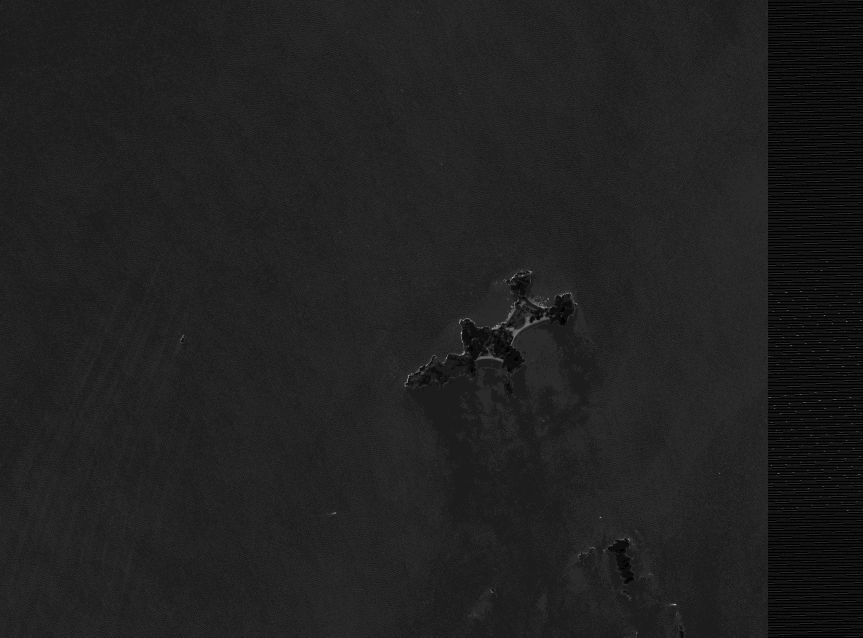
#> input picture data/raw/s2_2019-09-18_52SBG_B02.tif, 1726 x 1275 px (shown at 1/2 size)
$ python -i terrain.py   (imports and definitions only)
#> lines starting #> are read from the running program, lines starting #| are printed output that depends on the picture; after the words box and inside, x2 and y2 are one past the last pixel; in counts of white or black regions, pixels touching at a corner belong together
#> further down, picture is the input picture: shape (1275, 1726, 3); min 0, max 18, mean 2.27
"""지형 비용 격자와 최단 경로 (정사영상 축소본 색으로 물·숲·맨땅을 나눠 걷는 비용을 매긴다).

분류 (가정값, RGB/HSV 규칙)
  0 outside   정사영상 밖 (이미지 테두리에 닿은 검은 영역)          → 통행 불가
  1 water     청록·파랑 (b > r, g > r)                               → 도보 불가, 보트 모드에선 빠름
  2 veg       초록·어두운 숲 + 섬 안쪽의 촬영 안 된 영역              → 걷기 느림 (×3)
  3 bare      모래·바위·길·건물 (밝거나 회색)                         → 걷기 기준 (×1)
격자 셀(기본 10 m) 은 '블록 안에 맨땅이 있으면 맨땅' 으로 모아, 좁은 해안 띠가 끊기지 않게 한다.

비용 = 셀 길이(m) × 평균 통행 배수. 물↔땅 전환에는 승·하선 비용(가정값 100 m 상당)을 더한다.
결과 거리는 '걷기 기준 환산 m' 이고, 시간 = 환산 m ÷ 걷기 속도.
"""
from __future__ import annotations

import base64
import math
from pathlib import Path

import cv2
import numpy as np

OUTSIDE, WATER, VEG, BARE = 0, 1, 2, 3
CLASS_KO = {OUTSIDE: "영상 밖", WATER: "물", VEG: "숲·수풀", BARE: "모래·바위·길"}
# 통행 배수 (가정값). None = 통행 불가
COST = {
    "walk": {OUTSIDE: None, WATER: None, VEG: 3.0, BARE: 1.0},
    "boat": {OUTSIDE: None, WATER: 0.5, VEG: 3.0, BARE: 1.0},
}
TRANSITION_M = 100.0     # 가정값: 물↔땅 전환(승·하선) 비용, 걷기 환산 m
SQRT2 = math.sqrt(2)


def classify_rgb(img_bgr: np.ndarray) -> np.ndarray:
    """정사영상 축소본 BGR → 클래스 지도 (0..3)."""
    b, g, r = [img_bgr[:, :, i].astype(int) for i in range(3)]
    hsv = cv2.cvtColor(img_bgr, cv2.COLOR_BGR2HSV)
#> hsv: shape (1275, 1726, 3); mean H, S, V 0, 0, 2.27
    s, v = hsv[:, :, 1].astype(int), hsv[:, :, 2].astype(int)
#> s: shape (1275, 1726) int64; every value is 0
    nodata = (r + g + b) < 24
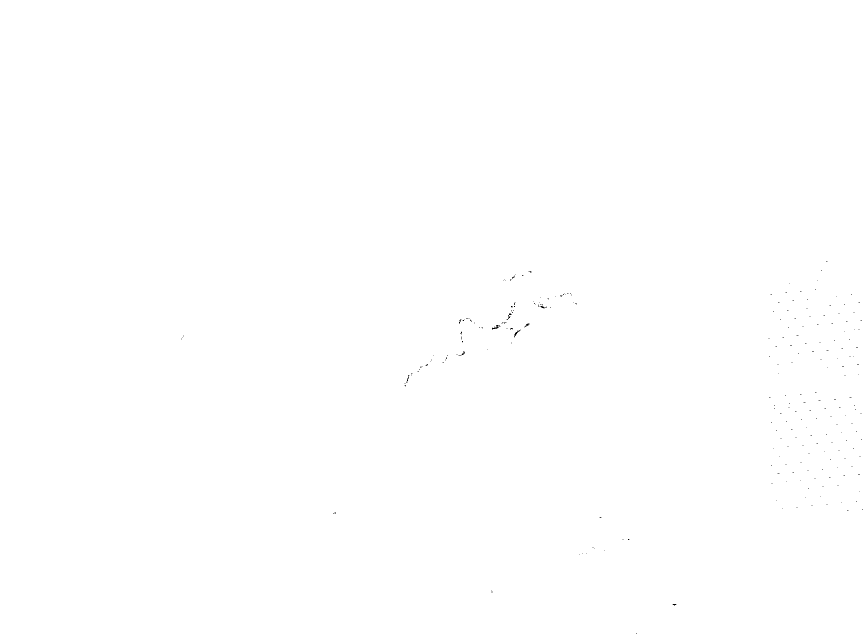
#> nodata: shape (1275, 1726) bool (shown at 1/2 size); 100% white; black in thin lines or dots, all inside (x1, y1, x2, y2) = (362, 522, 1726, 1268)
    water = (~nodata) & (b > r + 8) & (g > r + 4) & (s > 25)
#> water: shape (1275, 1726) bool; every value is 0
    veg = (~nodata) & (~water) & (g > r + 6) & (g >= b)
    dark = (~nodata) & (~water) & (~veg) & (v < 70)
    cls = np.full(img_bgr.shape[:2], BARE, np.uint8)
    cls[water] = WATER
    cls[veg | dark] = VEG
    # nodata: 테두리에 닿은 것은 영상 밖, 섬 안쪽에 갇힌 것은 숲으로
    nd = nodata.astype(np.uint8)
    n, lab = cv2.connectedComponents(nd, connectivity=4)
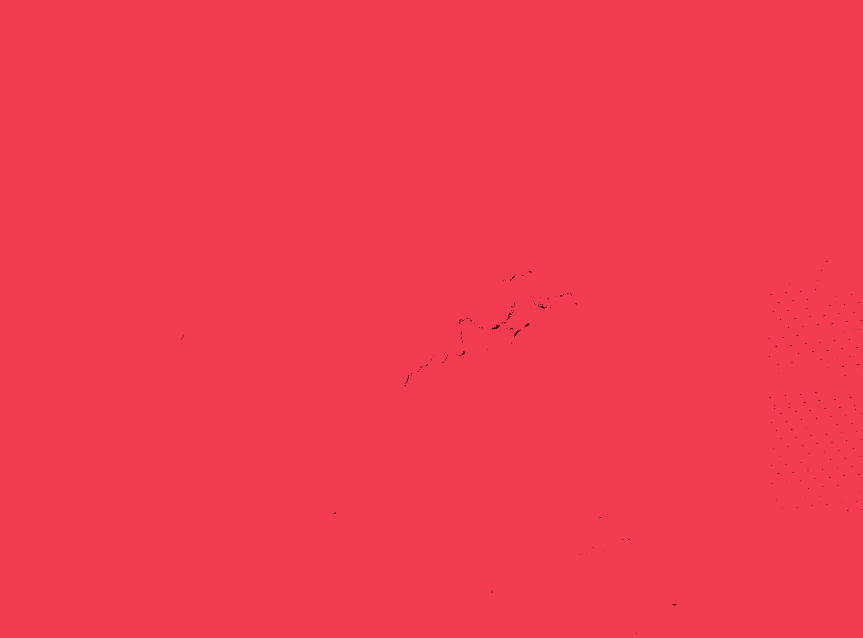
#> lab: shape (1275, 1726) int32 (shown at 1/2 size); 3 distinct labels, from 0 to 2; one colour per label, 0 black
#> n = 3
    border = set(np.unique(np.concatenate([lab[0], lab[-1], lab[:, 0], lab[:, -1]])))
#> border = 2 items
    outside = np.isin(lab, list(border - {0})) & nodata
    cls[nodata] = VEG
    cls[outside] = OUTSIDE
    # 바다 위 하얀 포말(맨땅으로 잡힘) 정리: 주변이 거의 물이면 물로
    bare = (cls == BARE).astype(np.uint8)
    water_n = cv2.blur((cls == WATER).astype(np.float32), (9, 9))
    veg_n = cv2.blur((cls == VEG).astype(np.float32), (9, 9))
    cls[(bare == 1) & (water_n > 0.55) & (veg_n < 0.03)] = WATER
    return cls


class Terrain:
    """격자 + 8방향 최단 경로. nodes 는 (x, y) m 목록 (crs_m), 인덱스 0 이 출발지라는 가정은 없다."""

    # [26 lines left out: functions __init__, from_basemap, not called in this run]

    # ── 좌표 ──
    def cell_of(self, x: float, y: float) -> tuple[int, int]:
        c = int((x - self.x0) // self.cell); r = int((self.y0 - y) // self.cell)
        return min(max(r, 0), self.nr - 1), min(max(c, 0), self.nc - 1)

    def xy_of(self, r: int, c: int) -> tuple[float, float]:
        return self.x0 + (c + 0.5) * self.cell, self.y0 - (r + 0.5) * self.cell

    # [83 lines left out: functions force_passable, _edges, run, matrix, path, to_js and 1 more, not called in this run]

    def summary(self) -> dict:
        return {CLASS_KO[k]: int((self.grid == k).sum()) for k in (OUTSIDE, WATER, VEG, BARE)}


# [4 lines left out: function save_class_png, not called in this run]

>>> import cv2
>>> picture = cv2.imread('../../data/raw/s2_2019-09-18_52SBG_B02.tif')
>>> result = classify_rgb(picture)

$ run again, on data/raw/s2_2019-09-18_52SBG_B03.tif
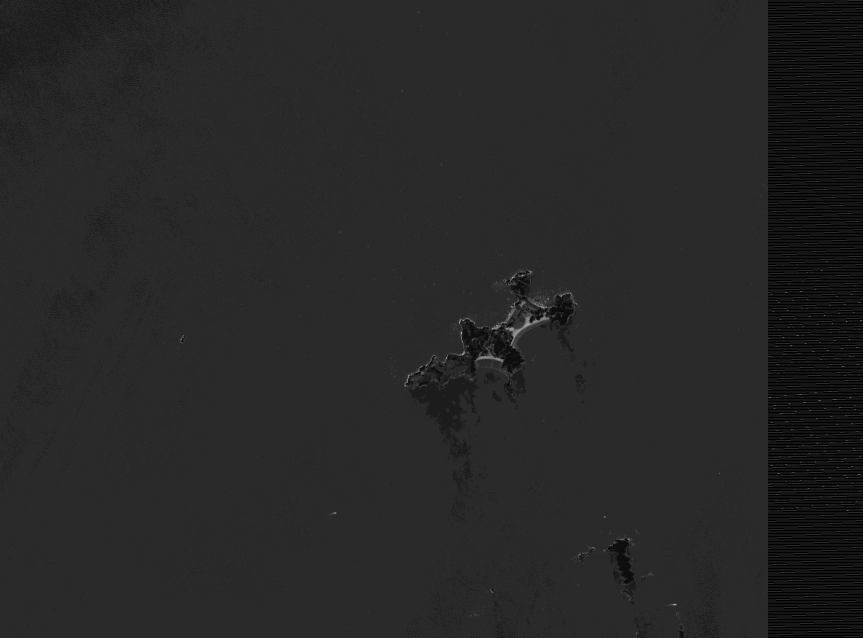
#> input picture data/raw/s2_2019-09-18_52SBG_B03.tif, 1726 x 1275 px (shown at 1/2 size)
#> picture is the input picture: shape (1275, 1726, 3); min 0, max 18, mean 2.75
#> in classify_rgb, `b, g, r = [img_bgr[:, :, i].astype(int) for i in range(3)]`:
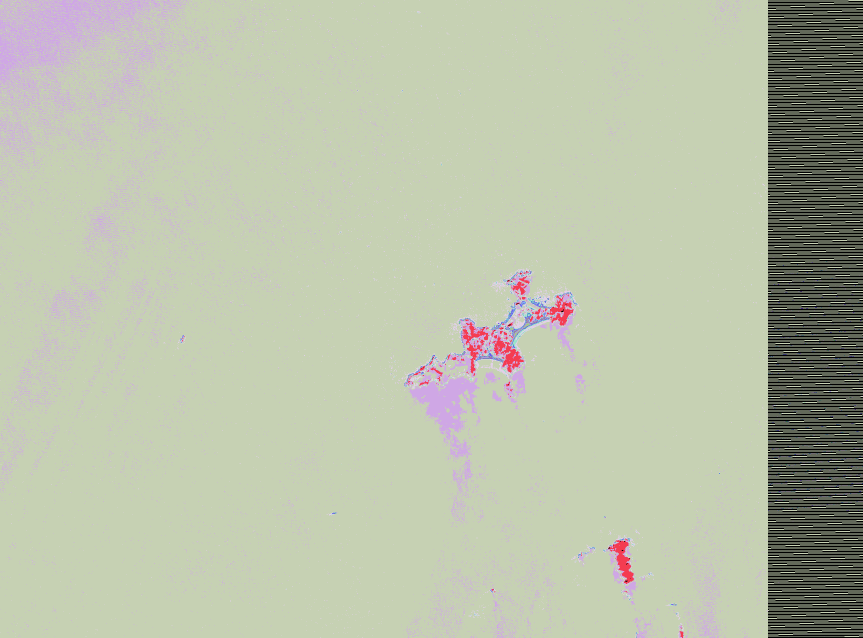
#> b: shape (1275, 1726) int64 (shown at 1/2 size); 19 distinct labels, from 0 to 18; one colour per label, 0 black
#> hsv: shape (1275, 1726, 3); mean H, S, V 0, 0, 2.75
#> s: shape (1275, 1726) int64; every value is 0
#> nodata: shape (1275, 1726) bool; 99.9% white; 259 black regions (250 under 20 px), largest, box (x1, y1, x2, y2) and area: (1012, 632, 1098, 691) 629, (953, 712, 1007, 724) 219, (983, 650, 1001, 659) 68
#> water: shape (1275, 1726) bool; every value is 0
#> in classify_rgb, `dark = (~nodata) & (~water) & (~veg) & (v < 70)`:
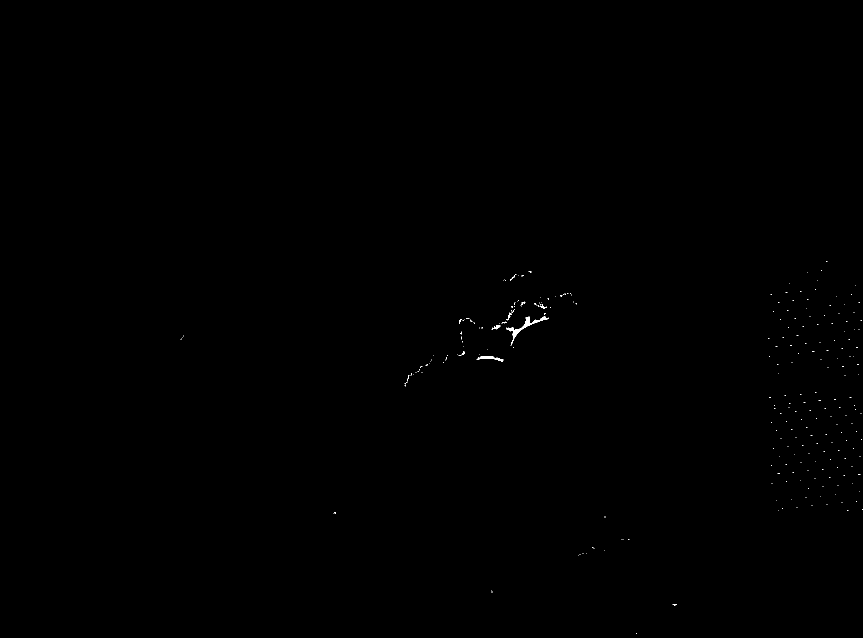
#> dark: shape (1275, 1726) bool (shown at 1/2 size); 0.08% white; 259 white regions (250 under 20 px), largest, box (x1, y1, x2, y2) and area: (1012, 632, 1098, 691) 629, (953, 712, 1007, 724) 219, (983, 650, 1001, 659) 68
#> lab: shape (1275, 1726) int32; 6 distinct labels, from 0 to 5
#> n = 6
#> border = 2 items
#> outside: shape (1275, 1726) bool; 99.9% white; 259 black regions (250 under 20 px), largest, box (x1, y1, x2, y2) and area: (1012, 632, 1098, 691) 631, (953, 712, 1007, 724) 219, (983, 650, 1001, 659) 71

$ run again, on data/raw/s2_2019-09-18_52SBG_B04.tif
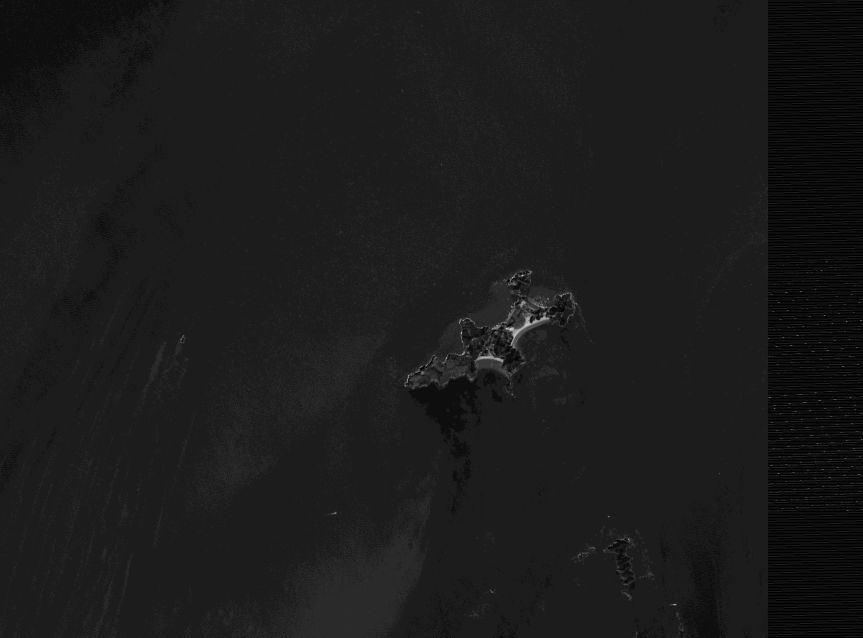
#> input picture data/raw/s2_2019-09-18_52SBG_B04.tif, 1726 x 1275 px (shown at 1/2 size)
#> picture is the input picture: shape (1275, 1726, 3); min 0, max 18, mean 1.91
#> in classify_rgb, `b, g, r = [img_bgr[:, :, i].astype(int) for i in range(3)]`:
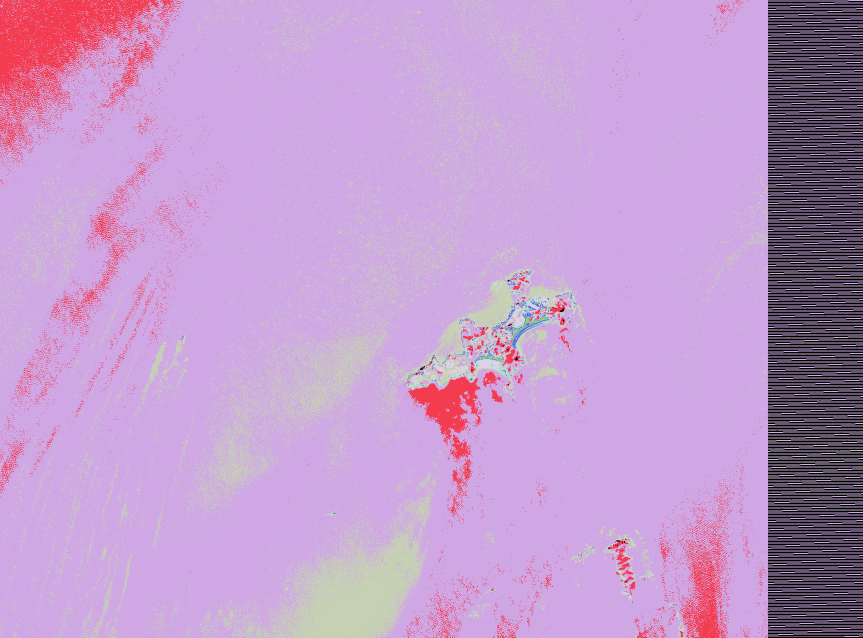
#> b: shape (1275, 1726) int64 (shown at 1/2 size); 19 distinct labels, from 0 to 18; one colour per label, 0 black
#> hsv: shape (1275, 1726, 3); mean H, S, V 0, 0, 1.91
#> s: shape (1275, 1726) int64; every value is 0
#> nodata: shape (1275, 1726) bool; 99.9% white; 250 black regions (242 under 20 px), largest, box (x1, y1, x2, y2) and area: (1010, 625, 1099, 691) 848, (951, 704, 1007, 725) 313, (1039, 602, 1052, 615) 73
#> water: shape (1275, 1726) bool; every value is 0
#> in classify_rgb, `dark = (~nodata) & (~water) & (~veg) & (v < 70)`:
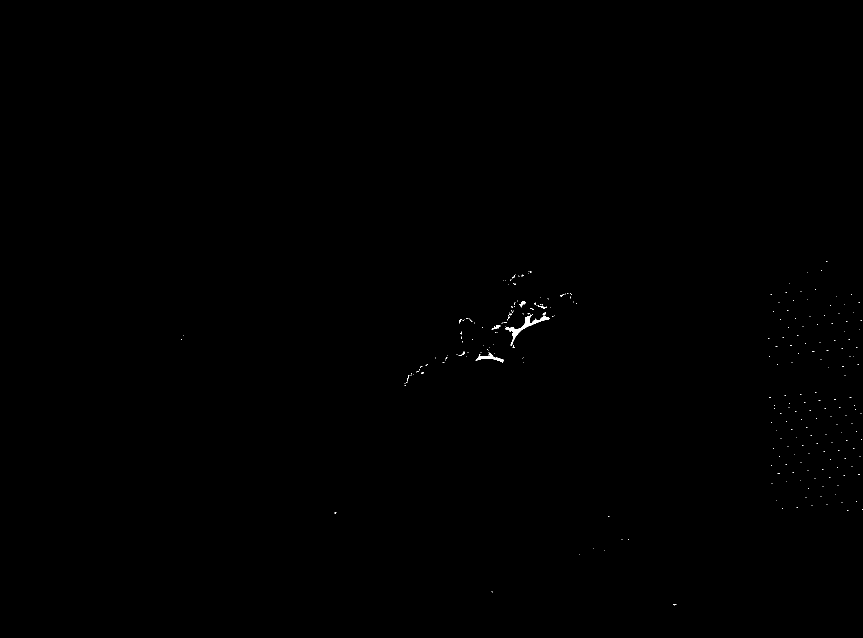
#> dark: shape (1275, 1726) bool (shown at 1/2 size); 0.1% white; 250 white regions (242 under 20 px), largest, box (x1, y1, x2, y2) and area: (1010, 625, 1099, 691) 848, (951, 704, 1007, 725) 313, (1039, 602, 1052, 615) 73
#> lab: shape (1275, 1726) int32; 3 distinct labels, from 0 to 2
#> n = 3
#> border = 2 items
#> outside: shape (1275, 1726) bool; 99.9% white; 250 black regions (242 under 20 px), largest, box (x1, y1, x2, y2) and area: (1010, 625, 1099, 691) 848, (951, 704, 1007, 725) 314, (1039, 602, 1052, 615) 73

$ run again, on data/raw/s2_2019-09-18_52SBG_B08.tif
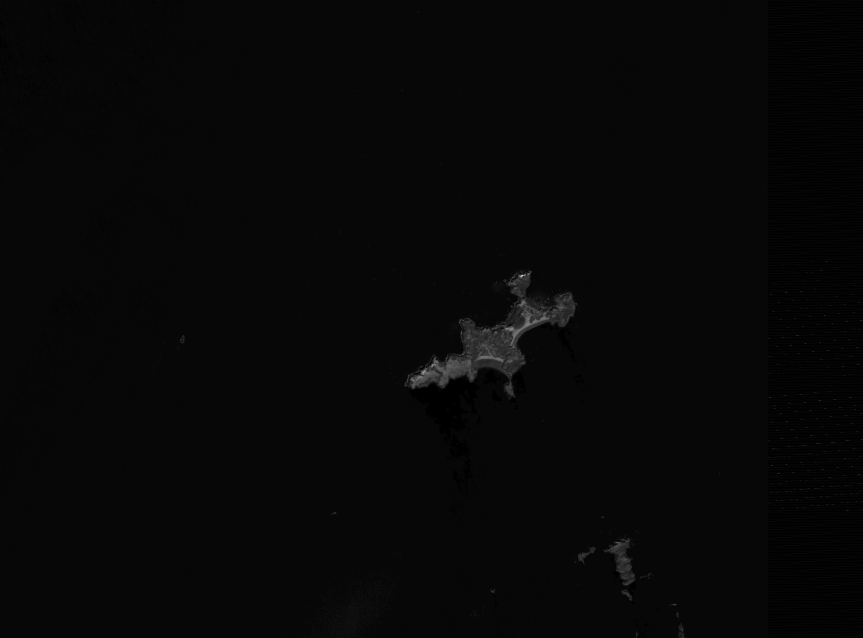
#> input picture data/raw/s2_2019-09-18_52SBG_B08.tif, 1726 x 1275 px (shown at 1/2 size)
#> picture is the input picture: shape (1275, 1726, 3); min 0, max 33, mean 1
#> b: shape (1275, 1726) int64; 30 distinct labels, from 0 to 33
#> hsv: shape (1275, 1726, 3); mean H, S, V 0, 0, 1
#> s: shape (1275, 1726) int64; every value is 0
#> in classify_rgb, `nodata = (r + g + b) < 24`:
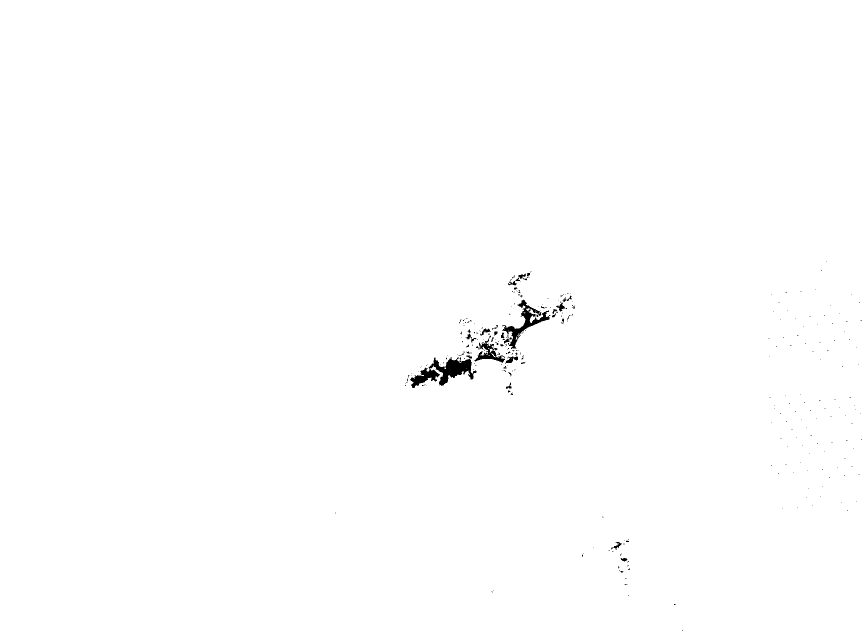
#> nodata: shape (1275, 1726) bool (shown at 1/2 size); 99.6% white; 303 black regions (272 under 20 px), largest, box (x1, y1, x2, y2) and area: (820, 715, 953, 776) 3285, (1004, 599, 1101, 698) 2058, (948, 677, 1010, 726) 982
#> water: shape (1275, 1726) bool; every value is 0
#> in classify_rgb, `n, lab = cv2.connectedComponents(nd, connectivity=4)`:
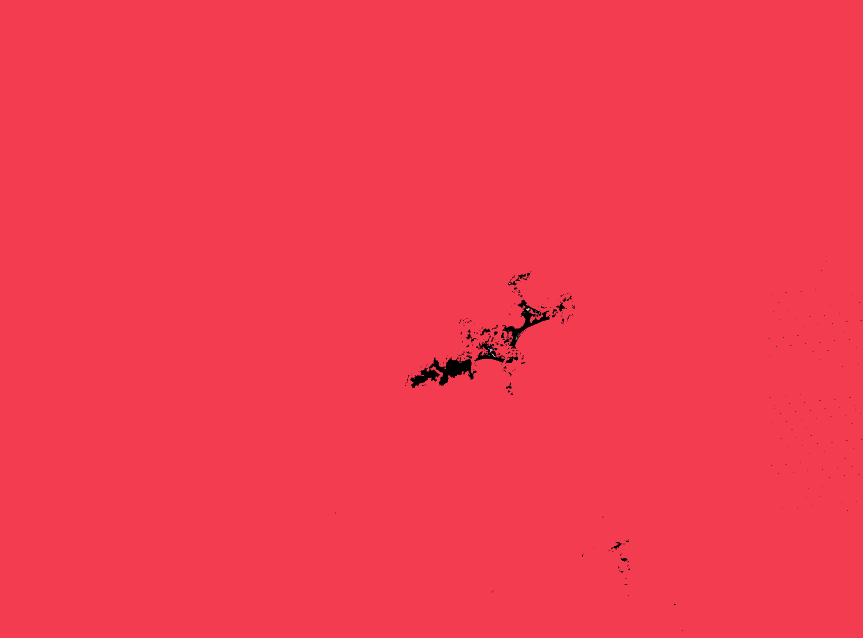
#> lab: shape (1275, 1726) int32 (shown at 1/2 size); 33 distinct labels, from 0 to 32; one colour per label, 0 black
#> n = 33
#> border = 1 item
#> outside: shape (1275, 1726) bool; 99.6% white; 303 black regions (272 under 20 px), largest, box (x1, y1, x2, y2) and area: (820, 715, 953, 776) 3289, (1004, 599, 1101, 698) 2120, (948, 677, 1010, 726) 1045
